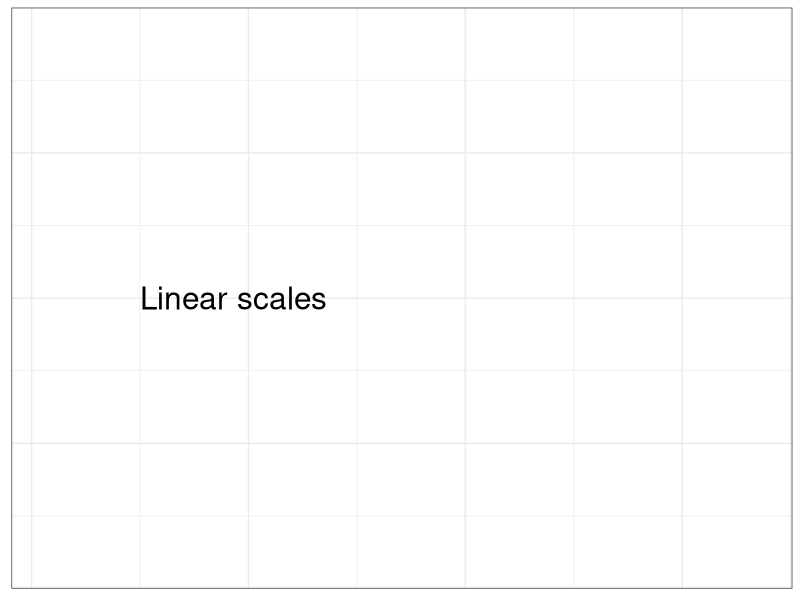
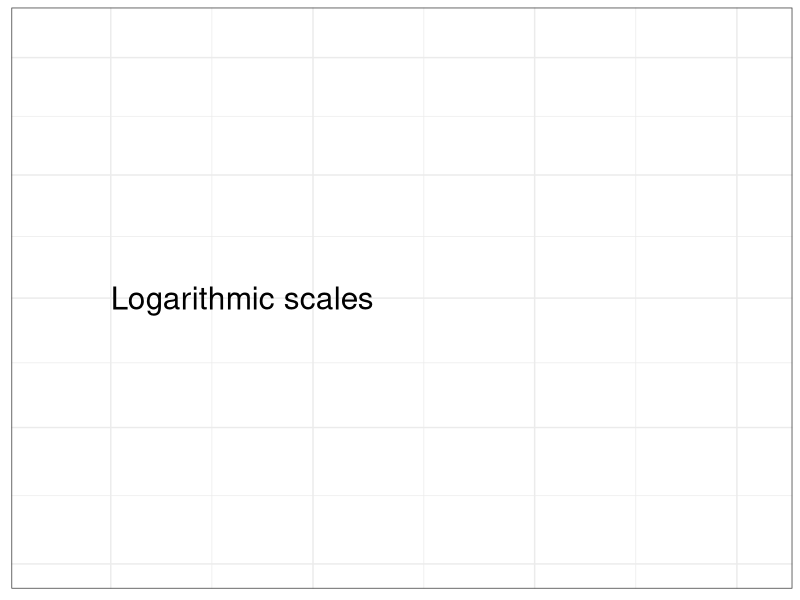
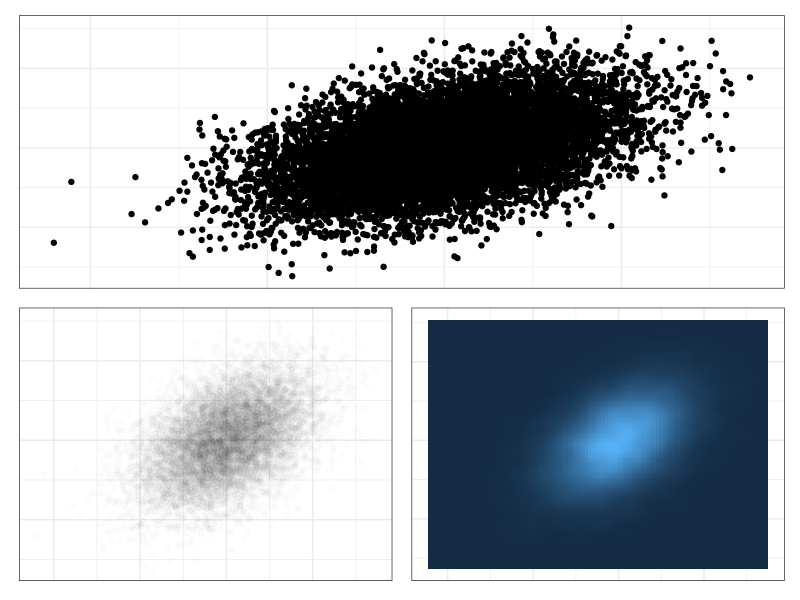
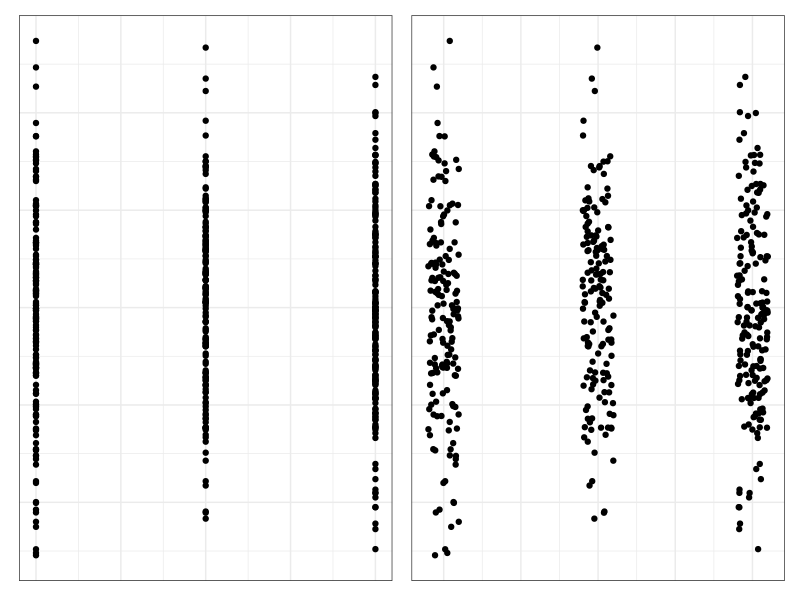

Source code (R) for these figures, in order:
## ---- chunk 1
#| echo: true
#| code-fold: true
library(tidyverse)
set.seed(140)
d <-  data.frame(x = rgamma(15,1)) %>% mutate(y = 3 + 2*x + 5*I(x^2) + rnorm(15,3,3))
plt <- ggplot(d, aes(x, y))+
	geom_point(size=6) + 
	theme_bw() + 
	theme(axis.title=element_blank(), axis.text = element_blank(), 
		  axis.ticks=element_blank())
plt + annotate('text', x=0.5, y=60,label = "Linear scales", hjust=0, size=8 )

plt + scale_y_log10() + scale_x_log10() +
	annotate('text', x = 0.1, y = 50, label = "Logarithmic scales", hjust=0, size=8)
## ---- chunk 2
#| echo: false
library(patchwork)
d <- data.frame(x = rnorm(10000, 0, 1)) %>% mutate(y = x+rnorm(10000, 0,2))
mytheme <- theme_bw()+
	theme(axis.title=element_blank(),
		  axis.text = element_blank(),
		  axis.ticks=element_blank())
p <- ggplot(d, aes(x ,y))
p1 <- p+geom_point() + mytheme
p2 <- p + geom_point(alpha=0.01) + mytheme
p3 <- p + stat_density2d(geom='tile', aes(fill=..density..), contour=F, show.legend=F) + mytheme

d <- d %>% mutate(z = sample(c(1,2,3), 10000, replace=T)) %>% slice_sample(prop=0.05)
p4 <- ggplot(d , aes(x, z))+geom_point() + coord_flip()+ mytheme
p5 <- ggplot(d, aes(x, z))+geom_jitter(height=0.1) + coord_flip()+mytheme

p1/(p2+p3)
	
p4+p5
